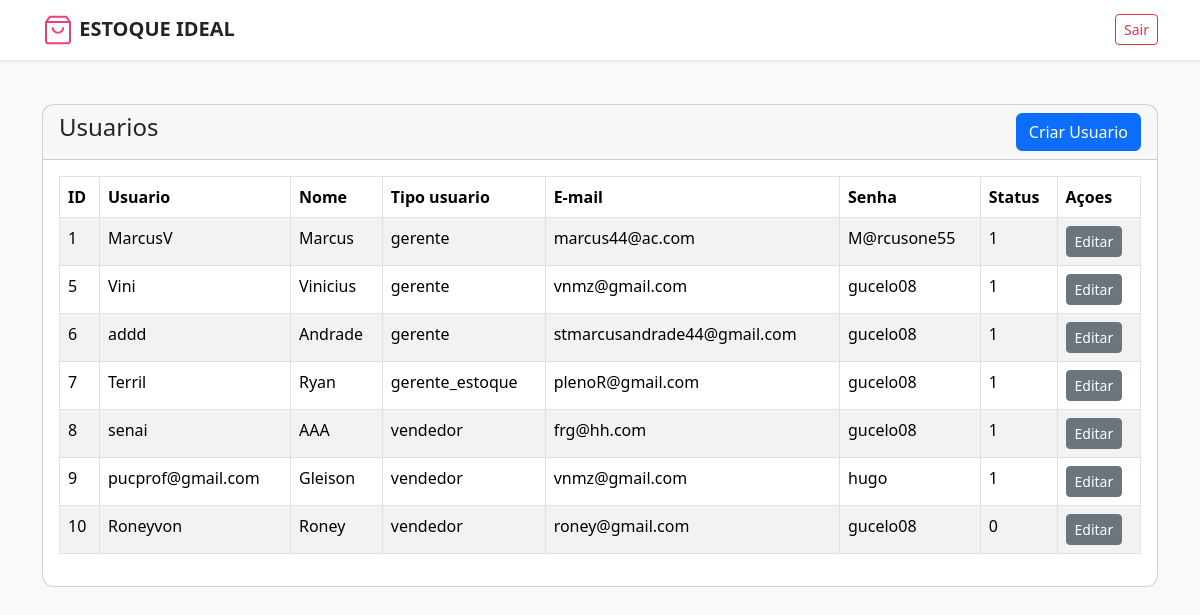
Page /pages/usuarios.php (signed in) on the committed database.
### tables this page shows
CREATE TABLE `usuarios` (
  `id` int(11) NOT NULL,
  `nome` varchar(255) NOT NULL,
  `usuario` varchar(50) NOT NULL,
  `tipo_usuario` varchar(100) NOT NULL,
  `senha` varchar(255) NOT NULL,
  `email` varchar(100) NOT NULL,
  `data_cadastro` datetime NOT NULL,
  `data_atualizacao` datetime NOT NULL,
  `status` int(1) NOT NULL
);

### crud/pesquisa_usuarios.php (called while the page is built)
<?php
class pesquisa{
    function buscarUsuarios($conn, $id = null){
        $lista = array();
        if($id != null){
            $sql = "SELECT * FROM usuarios WHERE id = '$id'";
        } else {
            $sql = "SELECT * FROM usuarios";
        }
        $resultado = mysqli_query($conn, $sql);
        if($resultado){
            while ($row = mysqli_fetch_assoc($resultado)){
                array_push($lista, $row);
            };
        }
        return $lista;
    }
}
?>

### pages/usuarios.php (the view, shortened to what this page needs)
<?php
require('../crud/conexao_DB.php');
include('../crud/pesquisa_usuarios.php');
$listaUsuario = new pesquisa;
$buscarUsuarios = $listaUsuario->buscarUsuarios($conn);
?>
<!DOCTYPE html>
<html lang="pt-br">
<head>
    <link href="https://cdn.jsdelivr.net/npm/bootstrap@5.3.5/dist/css/bootstrap.min.css" rel="stylesheet">
    <link rel="stylesheet" href="../css/style_geral.css">
</head>
<body>
    <?php include('../assets/navbar/navbar.php');  ?>
    <div class="container mt-4">
        <div class="row">
            <div class="col-md-12">
                <div class="card">
                    <div class="card-header">
                        <h4> Usuarios
                            <a href="criar_usuario.php" class="btn btn-primary float-end"> Criar Usuario</a>
                        </h4>
    </div>
    <div class="card-body">
        <table class="table table-bordered table-striped">
            <thead>
                <tr>
                    <th>ID</th>
                     <th>Usuario</th>
                     <th>Nome</th>
                     <th>Tipo usuario</th>
                     <th>E-mail</th>
                     <th>Senha</th>
                     <th>Status</th>
                     <th>Açoes</th>
                    </tr>
            </thead>
            <tbody>
                <?php
               foreach($buscarUsuarios as $row):
                    ?>
                <tr>
                    <td> <?= $row['id']?> </td>
                    <td><?= $row['usuario']?></td>
                    <td><?= $row['nome']?></td>
                    <td><?= $row['tipo_usuario']?></td>
                    <td><?= $row['email']?></td>
                    <td><?= $row['senha']?></td>
                    <td><?= $row['status']?></td>
                    <td>
                        <a href="editarOusuario.php?id=<?= $row['id'] ?>" class="btn btn-secondary btn-sm">Editar</a>
                    </td>
                </tr>
                <?php
                endforeach
                ?>
            </tbody>
        </table>
                   </div>
                </div>
            </div>
        </div>
    </div>
</body>
</html>

### css/style_Geral.css (style rules this page uses)
body { background-color: #f9f9fb; padding-top: 4rem; }
.card { border-radius: 12px; transition: transform 0.2s ease, box-shadow 0.2s ease; }

### assets/navbar/navbar.php (style rules this page uses)
body { padding-top: 80px; }

### rows in the picture
usuarios: id "1", usuario "MarcusV", nome "Marcus", tipo_usuario "gerente", email "marcus44@ac.com", senha "M@rcusone55", status "1"
usuarios: id "5", usuario "Vini", nome "Vinicius", tipo_usuario "gerente", email "vnmz@gmail.com", senha "gucelo08", status "1"
usuarios: id "6", usuario "addd", nome "Andrade", tipo_usuario "gerente", email "stmarcusandrade44@gmail.com", senha "gucelo08", status "1"
usuarios: id "7", usuario "Terril", nome "Ryan", tipo_usuario "gerente_estoque", email "plenoR@gmail.com", senha "gucelo08", status "1"
usuarios: id "8", usuario "senai", nome "AAA", tipo_usuario "vendedor", email "frg@hh.com", senha "gucelo08", status "1"
usuarios: id "9", usuario "pucprof@gmail.com", nome "Gleison", tipo_usuario "vendedor", email "vnmz@gmail.com", senha "hugo", status "1"
usuarios: id "10", usuario "Roneyvon", nome "Roney", tipo_usuario "vendedor", email "roney@gmail.com", senha "gucelo08", status "0"
